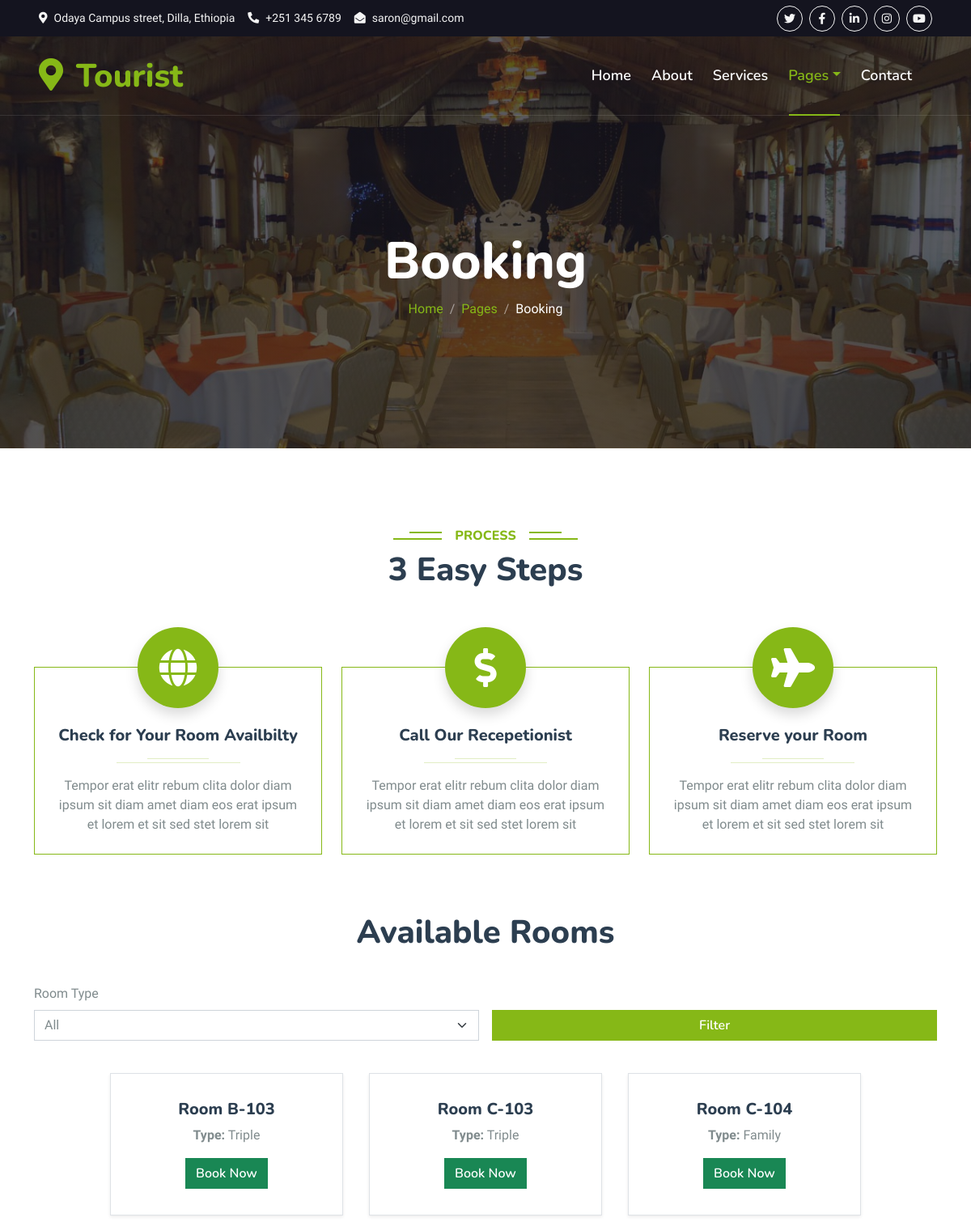
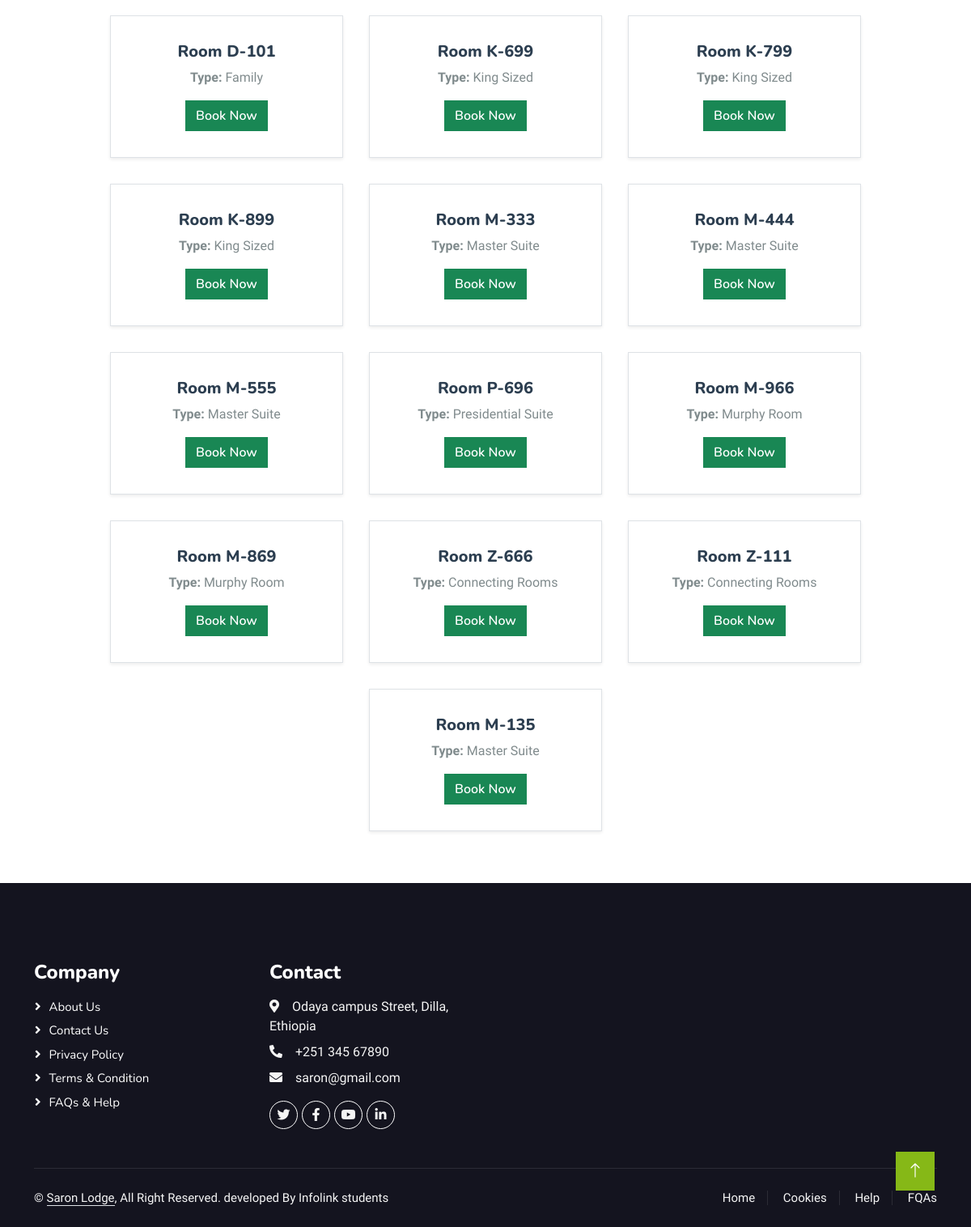
The page /user/booking.php on the database its author committed (2 pictures, top to bottom).
### tables this page shows
CREATE TABLE `room` (
  `room_id` int(10) NOT NULL,
  `room_type_id` int(10) NOT NULL,
  `room_no` varchar(10) NOT NULL,
  `status` tinyint(1) DEFAULT NULL,
  `check_in_status` tinyint(1) NOT NULL,
  `check_out_status` tinyint(1) NOT NULL,
  `deleteStatus` tinyint(1) DEFAULT 0
);

CREATE TABLE `room_type` (
  `room_type_id` int(10) NOT NULL,
  `room_type` varchar(100) NOT NULL,
  `price` int(10) NOT NULL,
  `max_person` int(10) NOT NULL
);

### user/booking.php (the view, shortened to what this page needs)
<?php
$conn = new mysqli("localhost", "root", "", "hotelthree");
$sql = "SELECT room.room_id, room.room_no, room.status, room_type.room_type
        FROM room
        JOIN room_type ON room.room_type_id = room_type.room_type_id
        WHERE (room.status IS NULL OR room.status != 1)";
$result = $conn->query($sql);
?>
<!DOCTYPE html>
<html lang="en">
<head>
    <link href="https://cdnjs.cloudflare.com/ajax/libs/font-awesome/5.10.0/css/all.min.css" rel="stylesheet">
    <link href="https://cdn.jsdelivr.net/npm/bootstrap-icons@1.4.1/font/bootstrap-icons.css" rel="stylesheet">
    <link href="lib/animate/animate.min.css" rel="stylesheet">
    <link href="lib/owlcarousel/assets/owl.carousel.min.css" rel="stylesheet">
    <link href="lib/tempusdominus/css/tempusdominus-bootstrap-4.min.css" rel="stylesheet" />
    <link href="css/bootstrap.min.css" rel="stylesheet">
    <link href="css/style.css" rel="stylesheet">
</head>
<body>
    <div class="container-fluid bg-dark px-5 d-none d-lg-block">
        <div class="row gx-0">
            <div class="col-lg-8 text-center text-lg-start mb-2 mb-lg-0">
                <div class="d-inline-flex align-items-center" style="height: 45px;">
                    <small class="me-3 text-light"><i class="fa fa-map-marker-alt me-2"></i>Odaya Campus street, Dilla, Ethiopia</small>
                    <small class="me-3 text-light"><i class="fa fa-phone-alt me-2"></i>+251 345 6789</small>
                    <small class="text-light"><i class="fa fa-envelope-open me-2"></i>saron@gmail.com</small>
                </div>
            </div>
            <div class="col-lg-4 text-center text-lg-end">
                <div class="d-inline-flex align-items-center" style="height: 45px;">
                    <a class="btn btn-sm btn-outline-light btn-sm-square rounded-circle me-2" href=""><i class="fab fa-twitter fw-normal"></i></a>
                    <a class="btn btn-sm btn-outline-light btn-sm-square rounded-circle me-2" href=""><i class="fab fa-facebook-f fw-normal"></i></a>
                    <a class="btn btn-sm btn-outline-light btn-sm-square rounded-circle me-2" href=""><i class="fab fa-linkedin-in fw-normal"></i></a>
                    <a class="btn btn-sm btn-outline-light btn-sm-square rounded-circle me-2" href=""><i class="fab fa-instagram fw-normal"></i></a>
                    <a class="btn btn-sm btn-outline-light btn-sm-square rounded-circle" href=""><i class="fab fa-youtube fw-normal"></i></a>
                </div>
            </div>
        </div>
    </div>
    <div class="container-fluid position-relative p-0">
        <nav class="navbar navbar-expand-lg navbar-light px-4 px-lg-5 py-3 py-lg-0">
            <a href="" class="navbar-brand p-0">
                <h1 class="text-primary m-0"><i class="fa fa-map-marker-alt me-3"></i>Tourist</h1>
            </a>
            <div class="collapse navbar-collapse" id="navbarCollapse">
                <div class="navbar-nav ms-auto py-0">
                    <a href="index.php" class="nav-item nav-link">Home</a>
                    <a href="index.php#aboutus" class="nav-item nav-link">About</a>
                    <a href="index.php#services" class="nav-item nav-link">Services</a>
                    <div class="nav-item dropdown">
                        <a href="#" class="nav-link dropdown-toggle active" data-bs-toggle="dropdown">Pages</a>
                    </div>
                    <a href="contact.html" class="nav-item nav-link">Contact</a>
                </div>
            </div>
        </nav>
        <div class="container-fluid bg-primary py-5 mb-5 hero-header">
            <div class="container py-5">
                <div class="row justify-content-center py-5">
                    <div class="col-lg-10 pt-lg-5 mt-lg-5 text-center">
                        <h1 class="display-3 text-white animated slideInDown">Booking</h1>
                        <nav aria-label="breadcrumb">
                            <ol class="breadcrumb justify-content-center">
                                <li class="breadcrumb-item"><a href="#">Home</a></li>
                                <li class="breadcrumb-item"><a href="#">Pages</a></li>
                                <li class="breadcrumb-item text-white active" aria-current="page">Booking</li>
                            </ol>
                        </nav>
                    </div>
                </div>
            </div>
        </div>
    </div>
    <div class="container-xxl py-5">
        <div class="container">
            <div class="text-center pb-4 wow fadeInUp" data-wow-delay="0.1s">
                <h6 class="section-title bg-white text-center text-primary px-3">Process</h6>
                <h1 class="mb-5">3 Easy Steps</h1>
            </div>
            <div class="row gy-5 gx-4 justify-content-center">
                <div class="col-lg-4 col-sm-6 text-center pt-4 wow fadeInUp" data-wow-delay="0.1s">
                    <div class="position-relative border border-primary pt-5 pb-4 px-4">
                        <div class="d-inline-flex align-items-center justify-content-center bg-primary rounded-circle position-absolute top-0 start-50 translate-middle shadow" style="width: 100px; height: 100px;">
                            <i class="fa fa-globe fa-3x text-white"></i>
                        </div>
                        <h5 class="mt-4">Check for Your Room Availbilty</h5>
                        <hr class="w-25 mx-auto bg-primary mb-1">
                        <hr class="w-50 mx-auto bg-primary mt-0">
                        <p class="mb-0">Tempor erat elitr rebum clita dolor diam ipsum sit diam amet diam eos erat ipsum et lorem et sit sed stet lorem sit</p>
                    </div>
                </div>
                <div class="col-lg-4 col-sm-6 text-center pt-4 wow fadeInUp" data-wow-delay="0.3s">
                    <div class="position-relative border border-primary pt-5 pb-4 px-4">
                        <div class="d-inline-flex align-items-center justify-content-center bg-primary rounded-circle position-absolute top-0 start-50 translate-middle shadow" style="width: 100px; height: 100px;">
                            <i class="fa fa-dollar-sign fa-3x text-white"></i>
                        </div>
                        <h5 class="mt-4">Call Our Recepetionist</h5>
                        <hr class="w-25 mx-auto bg-primary mb-1">
                        <hr class="w-50 mx-auto bg-primary mt-0">
                        <p class="mb-0">Tempor erat elitr rebum clita dolor diam ipsum sit diam amet diam eos erat ipsum et lorem et sit sed stet lorem sit</p>
                    </div>
                </div>
                <div class="col-lg-4 col-sm-6 text-center pt-4 wow fadeInUp" data-wow-delay="0.5s">
                    <div class="position-relative border border-primary pt-5 pb-4 px-4">
                        <div class="d-inline-flex align-items-center justify-content-center bg-primary rounded-circle position-absolute top-0 start-50 translate-middle shadow" style="width: 100px; height: 100px;">
                            <i class="fa fa-plane fa-3x text-white"></i>
                        </div>
                        <h5 class="mt-4">Reserve your Room</h5>
                        <hr class="w-25 mx-auto bg-primary mb-1">
                        <hr class="w-50 mx-auto bg-primary mt-0">
                        <p class="mb-0">Tempor erat elitr rebum clita dolor diam ipsum sit diam amet diam eos erat ipsum et lorem et sit sed stet lorem sit</p>
                    </div>
                </div>
            </div>
        </div>
    </div>
    <div class="container my-4">
    <h1 class="text-center">Available Rooms</h1>
    <form class="row g-3 my-4" method="GET" action="">
        <div class="col-md-6">
            <label for="room_type" class="form-label">Room Type</label>
            <select id="room_type" name="room_type" class="form-select">
                <option value="">All</option>
            </select>
        </div>
        <div class="col-md-6 align-self-end">
            <button type="submit" class="btn btn-primary w-100">Filter</button>
        </div>
    </form>
    <div class="room-list">
        <?php
        if ($result->num_rows > 0) {
            while ($row = $result->fetch_assoc()) {
                echo "<div class='card border shadow-sm' style='width: 18rem;'>";
                echo "<div class='card-body'>";
                echo "<h5 class='card-title'>Room " . $row['room_no'] . "</h5>";
                echo "<p class='card-text'><strong>Type:</strong> " . $row['room_type'] . "</p>";
                echo "<a href='bookroom.php?room_id=" . $row['room_id'] . "' class='btn btn-success'>Book Now</a>";
                echo "</div>";
                echo "</div>";
            }
        } else {
            echo "<p class='text-center'>No rooms available.</p>";
        }
        ?>
    </div>
</div>
    <div class="container-fluid bg-dark text-light footer pt-5 mt-5 wow fadeIn" data-wow-delay="0.1s">
        <div class="container py-5">
            <div class="row g-5">
                <div class="col-lg-3 col-md-6">
                    <h4 class="text-white mb-3">Company</h4>
                    <a class="btn btn-link" href="">About Us</a>
                    <a class="btn btn-link" href="">Contact Us</a>
                    <a class="btn btn-link" href="">Privacy Policy</a>
                    <a class="btn btn-link" href="">Terms & Condition</a>
                    <a class="btn btn-link" href="">FAQs & Help</a>
                </div>
                <div class="col-lg-3 col-md-6">
                    <h4 class="text-white mb-3">Contact</h4>
                    <p class="mb-2"><i class="fa fa-map-marker-alt me-3"></i>Odaya campus Street, Dilla, Ethiopia</p>
                    <p class="mb-2"><i class="fa fa-phone-alt me-3"></i>+251 345 67890</p>
                    <p class="mb-2"><i class="fa fa-envelope me-3"></i>saron@gmail.com</p>
                    <div class="d-flex pt-2">
                        <a class="btn btn-outline-light btn-social" href=""><i class="fab fa-twitter"></i></a>
                        <a class="btn btn-outline-light btn-social" href=""><i class="fab fa-facebook-f"></i></a>
                        <a class="btn btn-outline-light btn-social" href=""><i class="fab fa-youtube"></i></a>
                        <a class="btn btn-outline-light btn-social" href=""><i class="fab fa-linkedin-in"></i></a>
                    </div>
                </div>
            </div>
        </div>
        <div class="container">
            <div class="copyright">
                <div class="row">
                    <div class="col-md-6 text-center text-md-start mb-3 mb-md-0">
                        &copy; <a class="border-bottom" href="#">Saron Lodge</a>, All Right Reserved.
                        developed  By Infolink students
                    </div>
                    <div class="col-md-6 text-center text-md-end">
                        <div class="footer-menu">
                            <a href="">Home</a>
                            <a href="">Cookies</a>
                            <a href="">Help</a>
                            <a href="">FQAs</a>
                        </div>
                    </div>
                </div>
            </div>
        </div>
    </div>
    <a href="#" class="btn btn-lg btn-primary btn-lg-square back-to-top"><i class="bi bi-arrow-up"></i></a>
</body>
</html>

### user/css/style.css (style rules this page uses)
:root { --primary: #86B817; --secondary: #FE8800; --light: #F5F5F5; --dark: #14141F; }
.back-to-top { position: fixed; display: none; right: 45px; bottom: 45px; z-index: 99; }
.btn { font-family: 'Nunito', sans-serif; font-weight: 600; transition: .5s; }
.btn.btn-primary, .btn.btn-secondary { color: #FFFFFF; }
.btn-sm-square { width: 32px; height: 32px; }
.btn-lg-square { width: 48px; height: 48px; }
.btn-square, .btn-sm-square, .btn-lg-square { padding: 0; display: flex; align-items: center; justify-content: center; font-weight: normal; border-radius: 0px; }
.navbar-light .navbar-nav .nav-link { font-family: 'Nunito', sans-serif; position: relative; margin-right: 25px; padding: 35px 0; color: #FFFFFF !important; font-size: 18px; font-weight: 600; outline: none; transition: .5s; }
.navbar-light .navbar-nav .nav-link:hover, .navbar-light .navbar-nav .nav-link.active { color: var(--primary) !important; }
@media (min-width: 992px) { .navbar-light { position: absolute; width: 100%; top: 0; left: 0; border-bottom: 1px solid rgba(256, 256, 256, .1); z-index: 999; } }
@media (min-width: 992px) { .navbar-light .navbar-nav .nav-link::before { position: absolute; content: ""; width: 0; height: 2px; bottom: -1px; left: 50%; background: var(--primary); transition: .5s; } }
@media (min-width: 992px) { .navbar-light .navbar-nav .nav-link:hover::before, .navbar-light .navbar-nav .nav-link.active::before { width: calc(100% - 2px); left: 1px; } }
.hero-header { background: linear-gradient(rgba(20, 20, 31, .7), rgba(20, 20, 31, .7)), url(../../img/picfour.jpg); background-position: center center; background-repeat: no-repeat; background-size: cover; }
.breadcrumb-item + .breadcrumb-item::before { color: rgba(255, 255, 255, .5); }
.section-title { position: relative; display: inline-block; text-transform: uppercase; }
.section-title::before { position: absolute; content: ""; width: calc(100% + 80px); height: 2px; top: 4px; left: -40px; background: var(--primary); z-index: -1; }
.section-title::after { position: absolute; content: ""; width: calc(100% + 120px); height: 2px; bottom: 5px; left: -60px; background: var(--primary); z-index: -1; }
.footer .btn.btn-social { margin-right: 5px; width: 35px; height: 35px; display: flex; align-items: center; justify-content: center; color: var(--light); font-weight: normal; border: 1px solid #FFFFFF; border-radius: 35px; transition: .3s; }
.footer .btn.btn-link { display: block; margin-bottom: 5px; padding: 0; text-align: left; color: #FFFFFF; font-size: 15px; font-weight: normal; text-transform: capitalize; transition: .3s; }
.footer .btn.btn-link::before { position: relative; content: "\f105"; font-family: "Font Awesome 5 Free"; font-weight: 900; margin-right: 10px; }
.footer .copyright { padding: 25px 0; font-size: 15px; border-top: 1px solid rgba(256, 256, 256, .1); }
.footer .copyright a { color: var(--light); }
.footer .footer-menu a { margin-right: 15px; padding-right: 15px; border-right: 1px solid rgba(255, 255, 255, .1); }
.footer .footer-menu a:last-child { margin-right: 0; padding-right: 0; border-right: none; }

### user/booking.php (style rules this page uses)
.card { margin: 16px; padding: 16px; text-align: center; }
.room-list { display: flex; flex-wrap: wrap; justify-content: center; }

### rows shown on the page
room: room_no "B-103", room_type.room_type "Triple"
room: room_no "C-103", room_type.room_type "Triple"
room: room_no "C-104", room_type.room_type "Family"
room: room_no "D-101", room_type.room_type "Family"
room: room_no "K-699", room_type.room_type "King Sized"
room: room_no "K-799", room_type.room_type "King Sized"
room: room_no "K-899", room_type.room_type "King Sized"
room: room_no "M-333", room_type.room_type "Master Suite"
room: room_no "M-444", room_type.room_type "Master Suite"
room: room_no "M-555", room_type.room_type "Master Suite"
room: room_no "P-696", room_type.room_type "Presidential Suite"
room: room_no "M-966", room_type.room_type "Murphy Room"
room: room_no "M-869", room_type.room_type "Murphy Room"
room: room_no "Z-666", room_type.room_type "Connecting Rooms"
room: room_no "Z-111", room_type.room_type "Connecting Rooms"
room: room_no "M-135", room_type.room_type "Master Suite"
